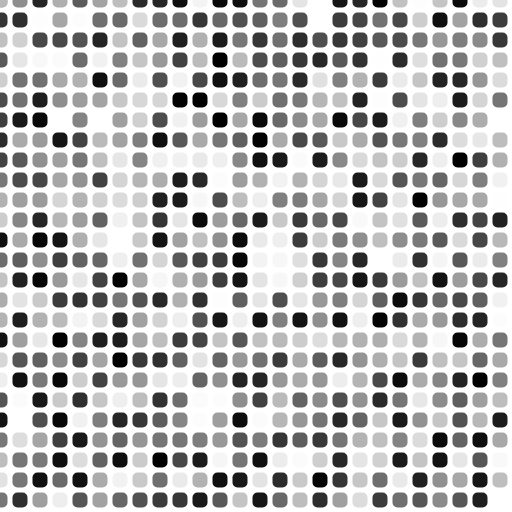
Frame 1 (no input)
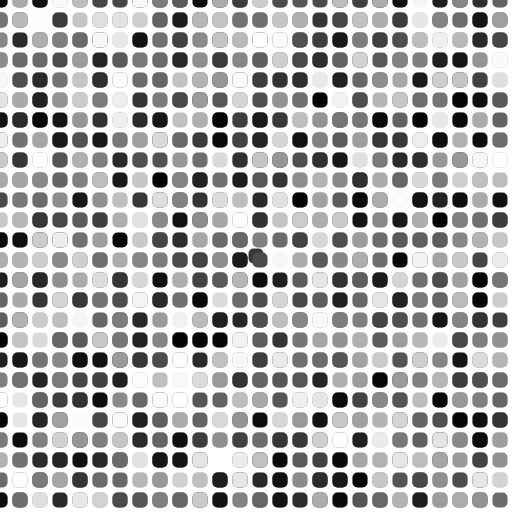
Frame 2 (the mouse pressed at the canvas centre, redrawn once)

The p5.js sketch that drew these frames (run headless with seeded random() and noise() and a simulated clock; the mouse was pressed at the canvas centre and the sketch redrawn once):

// p5.js sketch
// ── sketch.js
function setup() {
  createCanvas(512, 512);
  background(255); // Fondo blanco
  noLoop(); // Detiene la actualización automática del lienzo
}

function draw() {
  
  for (let x = 0; x < width; x += 20) {
    for (let y = 0; y < height; y += 20) {
      let gray = random(256); // Tono de gris aleatorio

      fill(gray); // Color de relleno basado en tono de gris
      noStroke(); // Sin borde

      // Dibujar un rectángulo en forma de cuadrado con esquinas redondeadas
      rectMode(CENTER);
      rect(x, y, 15, 15, 5);
    }
  }

}
function mouseMoved() {
  // Calcula las coordenadas del cuadrado
  let x = mouseX; // Utiliza directamente la posición del ratón
  let y = mouseY;
  
  // Genera un valor aleatorio para la escala de grises entre 0 y 255
  let grayscale = random(0, 255);
  
  // Establece el color de relleno utilizando la escala de grises
  fill(grayscale);
  
  // Establece el modo de rectángulo en el centro
  rectMode(CENTER);
  
  // Dibuja el cuadrado redondeado
  rect(x, y, 15, 15, 5);
}
